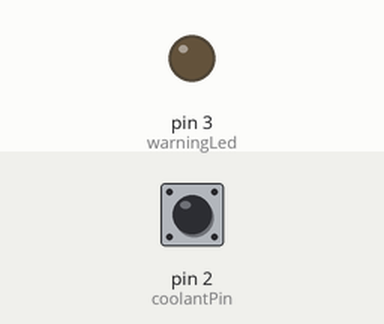
Recording of a sketch running on a simulated Arduino Uno, built with avr-gcc and run on an emulated ATmega328P. On the bench: output pins drawn as LEDs (lit = HIGH). The test bench sets the inputs (shaded band); at power-on: pin 2 (coolantPin) HIGH.

Above: at 1.2 s.
1.3 s: pin 2 (coolantPin) pulled LOW for 0.15 s
At 1.37 s:
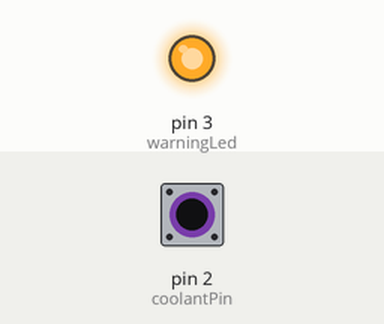
2.9 s: pin 2 (coolantPin) pulled LOW for 3.2 s
At 6.6 s:
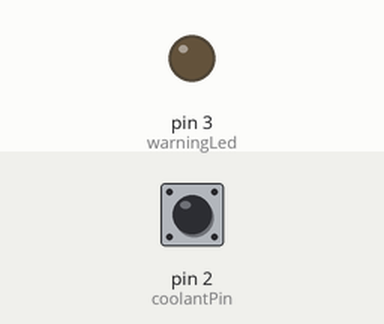
Timing chart, 0 to 8.1 s (numbered marks = the images above; inputs shaded):
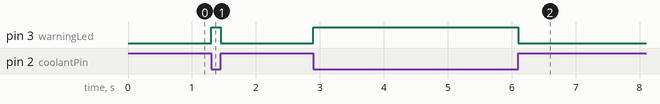

Measured:
- after the input at 1.3 s, pin 3 (warningLed): LOW → HIGH at once, → LOW 0.15 s later
- after the input at 2.9 s, pin 3 (warningLed): LOW → HIGH at once, → LOW 3.2 s later

The sketch:

main.ino
```cpp
#include <Arduino.h>

const int coolantPin = 2;
const int warningLed = 3;

void setup() {
  pinMode(coolantPin, INPUT_PULLUP);
  pinMode(warningLed, OUTPUT);
}

void loop() {
  int coolantState = digitalRead(coolantPin);

  if (coolantState == LOW) {
    digitalWrite(warningLed, HIGH); // ECU: fault detected
  } else {
    digitalWrite(warningLed, LOW);  // ECU: normal condition
  }
}
```
